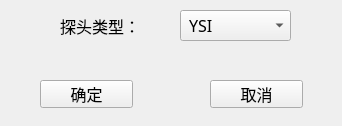
<?xml version="1.0" encoding="UTF-8"?>
<ui version="4.0">
 <class>FormTemp</class>
 <widget class="QWidget" name="FormTemp">
  <property name="geometry">
   <rect>
    <x>0</x>
    <y>0</y>
    <width>342</width>
    <height>126</height>
   </rect>
  </property>
  <property name="windowTitle">
   <string>体温参数设置</string>
  </property>
  <widget class="QComboBox" name="prbTypeComboBox">
   <property name="geometry">
    <rect>
     <x>180</x>
     <y>10</y>
     <width>111</width>
     <height>31</height>
    </rect>
   </property>
   <property name="font">
    <font>
     <family>宋体</family>
     <pointsize>12</pointsize>
    </font>
   </property>
   <item>
    <property name="text">
     <string> YSI</string>
    </property>
   </item>
   <item>
    <property name="text">
     <string>CY-FI</string>
    </property>
   </item>
  </widget>
  <widget class="QPushButton" name="cancelButton">
   <property name="geometry">
    <rect>
     <x>210</x>
     <y>80</y>
     <width>93</width>
     <height>28</height>
    </rect>
   </property>
   <property name="font">
    <font>
     <family>宋体</family>
     <pointsize>12</pointsize>
    </font>
   </property>
   <property name="text">
    <string>取消</string>
   </property>
  </widget>
  <widget class="QLabel" name="label">
   <property name="geometry">
    <rect>
     <x>60</x>
     <y>10</y>
     <width>101</width>
     <height>31</height>
    </rect>
   </property>
   <property name="font">
    <font>
     <family>宋体</family>
     <pointsize>12</pointsize>
    </font>
   </property>
   <property name="text">
    <string>探头类型：</string>
   </property>
  </widget>
  <widget class="QPushButton" name="okButton">
   <property name="geometry">
    <rect>
     <x>40</x>
     <y>80</y>
     <width>93</width>
     <height>28</height>
    </rect>
   </property>
   <property name="font">
    <font>
     <family>宋体</family>
     <pointsize>12</pointsize>
    </font>
   </property>
   <property name="text">
    <string>确定</string>
   </property>
  </widget>
 </widget>
 <resources/>
 <connections/>
</ui>
